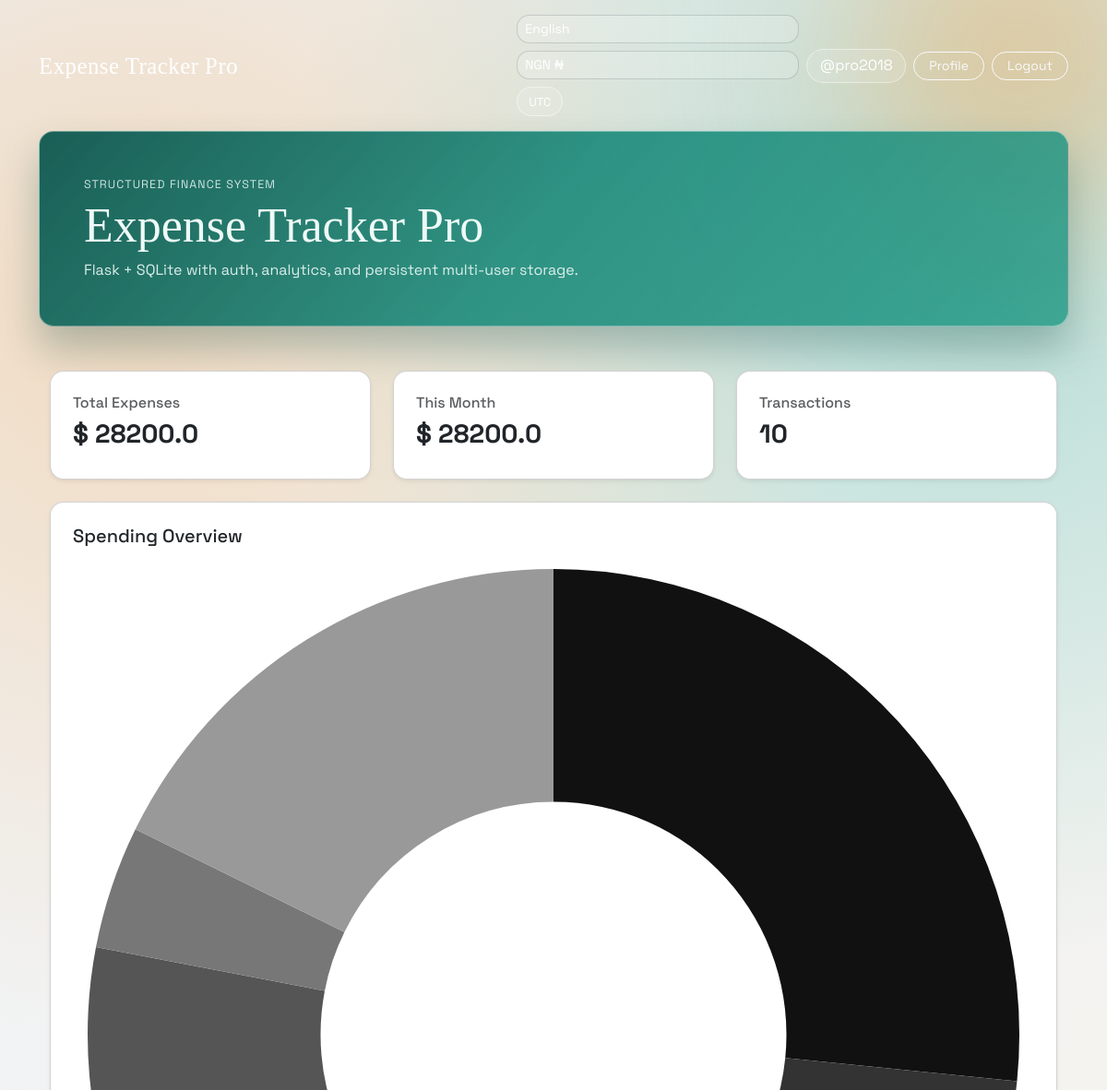
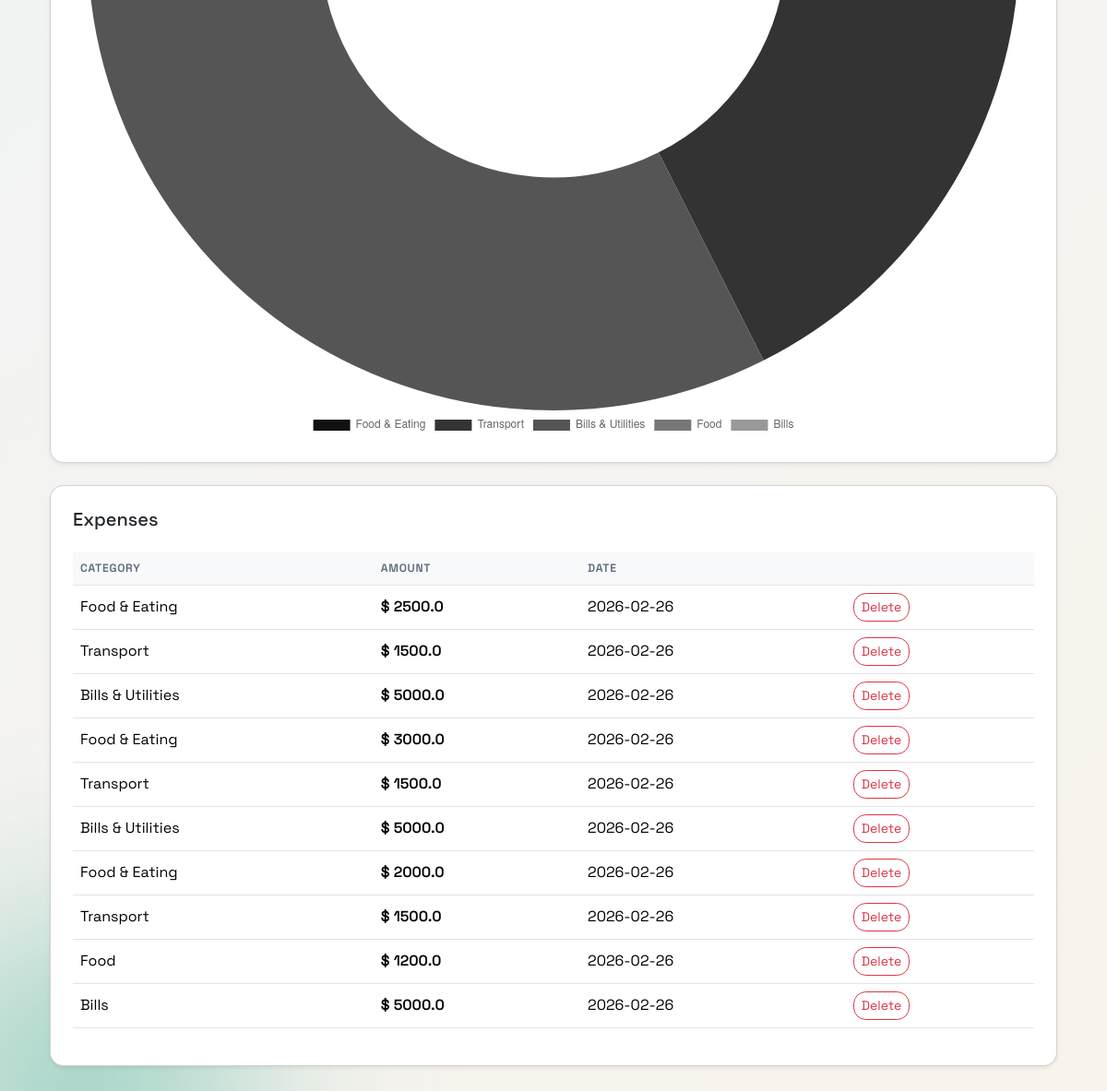
The page / (signed in) on the database its author committed (2 pictures, top to bottom).
### app/models.py (models this page shows, shortened)
class User(UserMixin, db.Model):
    __tablename__ = "users"
    id = db.Column(db.Integer, primary_key=True)
    username = db.Column(db.String(150), unique=True, nullable=False)
    password = db.Column("password_hash", db.String(200), nullable=False)

class Expense(db.Model):
    __tablename__ = "expenses"
    id = db.Column(db.Integer, primary_key=True)
    name = db.Column(db.String(255), nullable=False, default="Expense")
    category = db.Column(db.String(100))
    amount = db.Column(db.Float)
    date = db.Column("expense_date", db.String(100))
    user_id = db.Column(db.Integer, db.ForeignKey("users.id"))

### app/routes.py (the view)
@bp.get("/")
@login_required
def dashboard():
    expenses_records = Expense.query.filter_by(user_id=current_user.id).all()
    expenses = []
    for record in expenses_records:
        expenses.append(
            {
                "id": record.id,
                "category": record.category or "Uncategorized",
                "amount": float(record.amount or 0),
                "expense_date": record.date,
            }
        )
    category_data = defaultdict(float)
    for expense in expenses:
        category_data[expense["category"]] += expense["amount"]
    labels = list(category_data.keys())
    values = list(category_data.values())
    total = round(sum(values), 2)
    current_month = date.today().strftime("%Y-%m")
    monthly_total = round(
        sum(
            expense["amount"]
            for expense in expenses
            if str(expense.get("expense_date") or "").startswith(current_month)
        ),
        2,
    )
    return render_template(
        "dashboard.html",
        expenses=expenses,
        total=total,
        monthly_total=monthly_total,
        labels=labels,
        values=values,
    )

### app/__init__.py (called while the page is built)
@login_manager.user_loader
def load_user(user_id):
    from .models import User
    return User.query.get(int(user_id))

### app/db.py (called while the page is built)
def get_db():
    if "db" not in g:
        g.db = sqlite3.connect(current_app.config["DATABASE"])
        g.db.row_factory = sqlite3.Row
        g.db.execute("PRAGMA foreign_keys = ON")
    return g.db

### app/i18n.py (called while the page is built)
def normalize_language(language):
    if language in LANGUAGE_OPTIONS:
        return language
    return DEFAULT_LANGUAGE

def normalize_currency(currency):
    if currency in CURRENCY_OPTIONS:
        return currency
    return DEFAULT_CURRENCY

def normalize_timezone(timezone):
    value = str(timezone or "").strip()
    if not value:
        return DEFAULT_TIMEZONE
    try:
        ZoneInfo(value)
    except ZoneInfoNotFoundError:
        return DEFAULT_TIMEZONE
    return value

def t(key, language):
    lang = normalize_language(language)
    return TRANSLATIONS.get(lang, {}).get(key, TRANSLATIONS["en"].get(key, key))

### app/repository.py (called while the page is built)
def get_user_by_id(user_id):
    db = get_db()
    row = db.execute(
        "SELECT id, username, password_hash, created_at FROM users WHERE id = ?",
        (user_id,),
    ).fetchone()
    return dict(row) if row else None

### app/routes.py (called while the page is built, shortened)
@bp.before_app_request
def load_preferences():
    language = normalize_language(session.get("language"))
    currency = normalize_currency(session.get("currency"))
    timezone = normalize_timezone(session.get("timezone"))
    session["language"] = language
    session["currency"] = currency
    session["timezone"] = timezone
    g.language = language
    g.currency = currency
    g.timezone = timezone

@bp.before_app_request
def load_logged_in_user():
    g.auth_error = None
    if current_user.is_authenticated:
        user = repository.get_user_by_id(int(current_user.get_id()))
        if user:
            g.user = user
        else:
            g.user = {
                "id": int(current_user.get_id()),
                "username": current_user.username,
                "created_at": None,
            }
        return
    user_id = session.get("user_id")
    if user_id is None:
        g.user = None
    else:
        g.user = repository.get_user_by_id(user_id)

def login_required(view):
    @wraps(view)
    def wrapped_view(*args, **kwargs):
        if request.path.startswith("/api/") and request.method == "OPTIONS":
            return "", 204
        return view(*args, **kwargs)
    return wrapped_view

### app/templates/dashboard.html (shortened to what this page needs)
{% extends "base.html" %}
{% block content %}
<div class="container py-4">
    <div class="row mb-4">
        <div class="col-md-4">
            <div class="card shadow-sm p-4">
                <h6 class="text-muted">Total Expenses</h6>
                <h3 class="fw-bold">$ {{ total }}</h3>
            </div>
        </div>
        <div class="col-md-4">
            <div class="card shadow-sm p-4">
                <h6 class="text-muted">This Month</h6>
                <h3 class="fw-bold">$ {{ monthly_total }}</h3>
            </div>
        </div>
        <div class="col-md-4">
            <div class="card shadow-sm p-4">
                <h6 class="text-muted">Transactions</h6>
                <h3 class="fw-bold">{{ expenses|length }}</h3>
            </div>
        </div>
    </div>
    <div class="card shadow-sm p-4 mb-4">
        <h5 class="mb-4">Spending Overview</h5>
        <canvas id="expenseChart"></canvas>
    </div>
    <div class="card shadow-sm p-4">
        <h5 class="mb-4">Expenses</h5>
        {% if expenses %}
        <div class="table-responsive">
            <table class="table table-hover align-middle">
                <thead class="table-light">
                    <tr>
                        <th>Category</th>
                        <th>Amount</th>
                        <th>Date</th>
                        <th></th>
                    </tr>
                </thead>
                <tbody>
                    {% for expense in expenses %}
                    <tr>
                        <td>{{ expense.category }}</td>
                        <td class="fw-semibold">$ {{ expense.amount }}</td>
                        <td>{{ expense.expense_date or expense.date }}</td>
                        <td>
                            <form method="post" action="{{ url_for('main.delete_expense', expense_id=expense.id) }}" class="d-inline">
                                <button type="submit" class="btn btn-sm btn-outline-danger">Delete</button>
                            </form>
                        </td>
                    </tr>
                    {% endfor %}
                </tbody>
            </table>
        </div>
        {% else %}
        <p class="text-muted mb-0">No expenses recorded.</p>
        {% endif %}
    </div>
</div>
{% endblock %}
{% block scripts %}
<script>
const ctx = document.getElementById('expenseChart');
new Chart(ctx, {
    type: 'doughnut',
    data: {
        labels: {{ labels|tojson }},
        datasets: [{
            data: {{ values|tojson }},
            backgroundColor: [
                '#111',
                '#333',
                '#555',
                '#777',
                '#999'
            ],
            borderWidth: 0
        }]
    },
    options: {
        responsive: true,
        plugins: {
            legend: {
                position: 'bottom'
            }
        }
    }
});
</script>
{% endblock %}

### app/templates/base.html (shortened to what this page needs)
<!doctype html>
<html lang="en">
<head>
    <link href="https://cdn.jsdelivr.net/npm/bootstrap@5.3.3/dist/css/bootstrap.min.css" rel="stylesheet">
    <link rel="stylesheet" href="{{ url_for('static', filename='styles.css') }}">
</head>
<body class="app-body">
    <div class="bg-blob bg-blob-a"></div>
    <nav class="navbar navbar-expand-lg navbar-dark app-nav py-3">
        <div class="container">
            <a class="navbar-brand brand-mark" href="{{ url_for('main.dashboard') if g.user else url_for('main.login') }}">{{ t('app_name') }}</a>
            <div class="collapse navbar-collapse" id="appNavbar">
                <div class="ms-auto d-flex flex-column flex-lg-row align-items-lg-center gap-2 mt-3 mt-lg-0">
                    <div class="pref-controls d-flex flex-wrap gap-2">
                        <select
                            id="languageSwitcher"
                            class="form-select form-select-sm pref-select"
                            onchange="appSetPreference('language', this.value)"
                        >
                            {% for code, label in language_options.items() %}
                                <option value="{{ code }}" {% if code == current_language %}selected{% endif %}>{{ label }}</option>
                            {% endfor %}
                        </select>
                        <select
                            id="currencySwitcher"
                            class="form-select form-select-sm pref-select"
                            onchange="appSetPreference('currency', this.value)"
                        >
                            {% for code, info in currency_options.items() %}
                                <option value="{{ code }}" {% if code == current_currency %}selected{% endif %}>{{ code }} {{ info.symbol }}</option>
                            {% endfor %}
                        </select>
                        <span class="tz-pill" id="timezoneBadge">{{ current_timezone }}</span>
                    </div>
                    {% if g.user %}
                        <span class="user-pill">@{{ g.user.username }}</span>
                        <a class="btn btn-sm btn-outline-light rounded-pill px-3" href="{{ url_for('main.profile') }}">{{ t('nav_profile') }}</a>
                        <form method="post" action="{{ url_for('main.logout') }}" class="d-inline">
                            <button type="submit" class="btn btn-sm btn-outline-light rounded-pill px-3">{{ t('nav_logout') }}</button>
                        </form>
                    {% else %}
                        <a class="btn btn-sm btn-outline-light rounded-pill px-3" href="{{ url_for('main.login') }}">{{ t('nav_login') }}</a>
                        <a class="btn btn-sm btn-light rounded-pill px-3" href="{{ url_for('main.register') }}">{{ t('nav_register') }}</a>
                    {% endif %}
                </div>
            </div>
        </div>
    </nav>
    <header class="container mb-4">
        <div class="hero-panel rounded-4 p-4 p-md-5">
            <p class="hero-kicker mb-2">{{ t('hero_kicker') }}</p>
            <h1 class="hero-title mb-2">{{ t('app_name') }}</h1>
            <p class="hero-subtitle mb-0">{{ t('hero_subtitle') }}</p>
        </div>
    </header>
    <main class="container pb-5">
        {% block content %}{% endblock %}
    </main>
    {% block scripts %}{% endblock %}
</body>
</html>

### app/static/styles.css (style rules this page uses)
:root { --ink: #1a2436; --ink-soft: #5b677c; --card-bg: rgba(255, 255, 255, 0.9); --line: rgba(26, 36, 54, 0.12); --brand: #0d7a6b; --brand-strong: #09584d; --danger: #b33a2f; --shadow-soft: 0 12px 28px rgba(20, 33, 51, 0.08); --shadow-hover: 0 18px 38px rgba(20, 33, 51, 0.14); }
body.app-body { min-height: 100vh; font-family: "Space Grotesk", "Segoe UI", sans-serif; color: var(--ink); background: radial-gradient(circle at 12% 14%, rgba(243, 189, 128, 0.45) 0, transparent 34%), radial-gradient(circle at 88% 12%, rgba(91, 188, 168, 0.4) 0, transparent 32%), linear-gradient(140deg, #eef3f8 0%, #f8f3eb 100%); }
.bg-blob { position: fixed; width: 360px; height: 360px; border-radius: 50%; filter: blur(100px); z-index: -1; opacity: 0.55; animation: drift 11s ease-in-out infinite; }
.bg-blob-a { top: -120px; right: -80px; background: #f2b067; }
.app-nav { position: relative; z-index: 3; }
.brand-mark { font-family: "Instrument Serif", Georgia, serif; font-size: 1.55rem; letter-spacing: 0.02em; }
.user-pill { padding: 0.35rem 0.85rem; border-radius: 999px; border: 1px solid rgba(255, 255, 255, 0.45); color: #fff; background: rgba(255, 255, 255, 0.12); }
.pref-controls { align-items: center; }
.pref-select { min-width: 120px; border-radius: 999px; border-color: rgba(255, 255, 255, 0.45); background: rgba(255, 255, 255, 0.16); color: #fff; }
.pref-select option { color: #1a2436; }
.tz-pill { padding: 0.35rem 0.75rem; border-radius: 999px; border: 1px solid rgba(255, 255, 255, 0.45); background: rgba(255, 255, 255, 0.12); color: #fff; font-size: 0.8rem; }
.hero-panel { border: 1px solid rgba(255, 255, 255, 0.35); background: linear-gradient(132deg, rgba(12, 86, 78, 0.94) 0%, rgba(17, 133, 117, 0.86) 48%, rgba(26, 150, 130, 0.78) 100%); box-shadow: 0 24px 42px rgba(10, 70, 64, 0.28); color: #eefaf7; }
.hero-kicker { text-transform: uppercase; letter-spacing: 0.09em; font-size: 0.78rem; opacity: 0.84; }
.hero-title { font-family: "Instrument Serif", Georgia, serif; font-size: clamp(2rem, 5vw, 3.25rem); line-height: 1.05; }
.hero-subtitle { opacity: 0.9; max-width: 62ch; }
.form-control, .form-select { border: 1px solid rgba(26, 36, 54, 0.16); border-radius: 0.85rem; }
.btn { border-radius: 0.85rem; transition: transform 140ms ease, box-shadow 140ms ease, background-color 140ms ease; }
.table > :not(caption) > * > * { border-bottom-color: rgba(26, 36, 54, 0.12); }
.table thead th { font-size: 0.76rem; text-transform: uppercase; letter-spacing: 0.06em; color: var(--ink-soft); font-weight: 600; }

### app/templates/base.html (style rules this page uses)
body { font-family: 'Inter', sans-serif; background-color: #f8f9fa; }
.card { border-radius: 15px; }

### rows shown on the page
User: user.username "pro2018"
Expense: category "Food & Eating", amount "2500.0", expense_date "2026-02-26"
Expense: category "Transport", amount "1500.0", expense_date "2026-02-26"
Expense: category "Bills & Utilities", amount "5000.0", expense_date "2026-02-26"
Expense: category "Food & Eating", amount "3000.0", expense_date "2026-02-26"
Expense: category "Transport", amount "1500.0", expense_date "2026-02-26"
Expense: category "Bills & Utilities", amount "5000.0", expense_date "2026-02-26"
Expense: category "Food & Eating", amount "2000.0", expense_date "2026-02-26"
Expense: category "Transport", amount "1500.0", expense_date "2026-02-26"
Expense: category "Food", amount "1200.0", expense_date "2026-02-26"
Expense: category "Bills", amount "5000.0", expense_date "2026-02-26"

### other values the page prints
{{ t('app_name') }} "Expense Tracker Pro"
{{ current_timezone }} "UTC"
{{ t('nav_profile') }} "Profile"
{{ t('nav_logout') }} "Logout"
{{ t('hero_kicker') }} "STRUCTURED FINANCE SYSTEM"
{{ t('hero_subtitle') }} "Flask + SQLite with auth, analytics, and persistent multi-user storage."
{{ total }} "28200.0"
{{ monthly_total }} "28200.0"
{{ expenses|length }} "10"
form field value "English"
form field value "NGN ₦"
chart data {{ values|tojson }} [7500.0, 4500.0, 10000.0, 1200.0, 5000.0]
